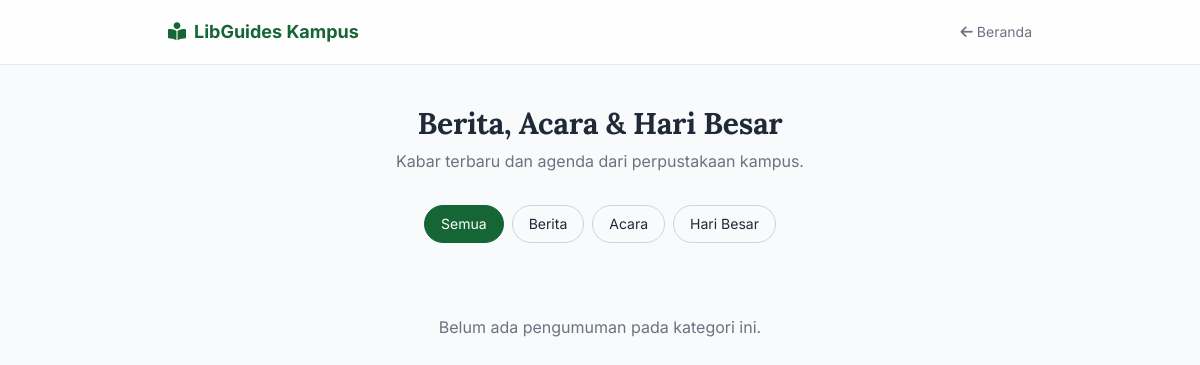
The page /pengumuman.php on the database as committed earlier.
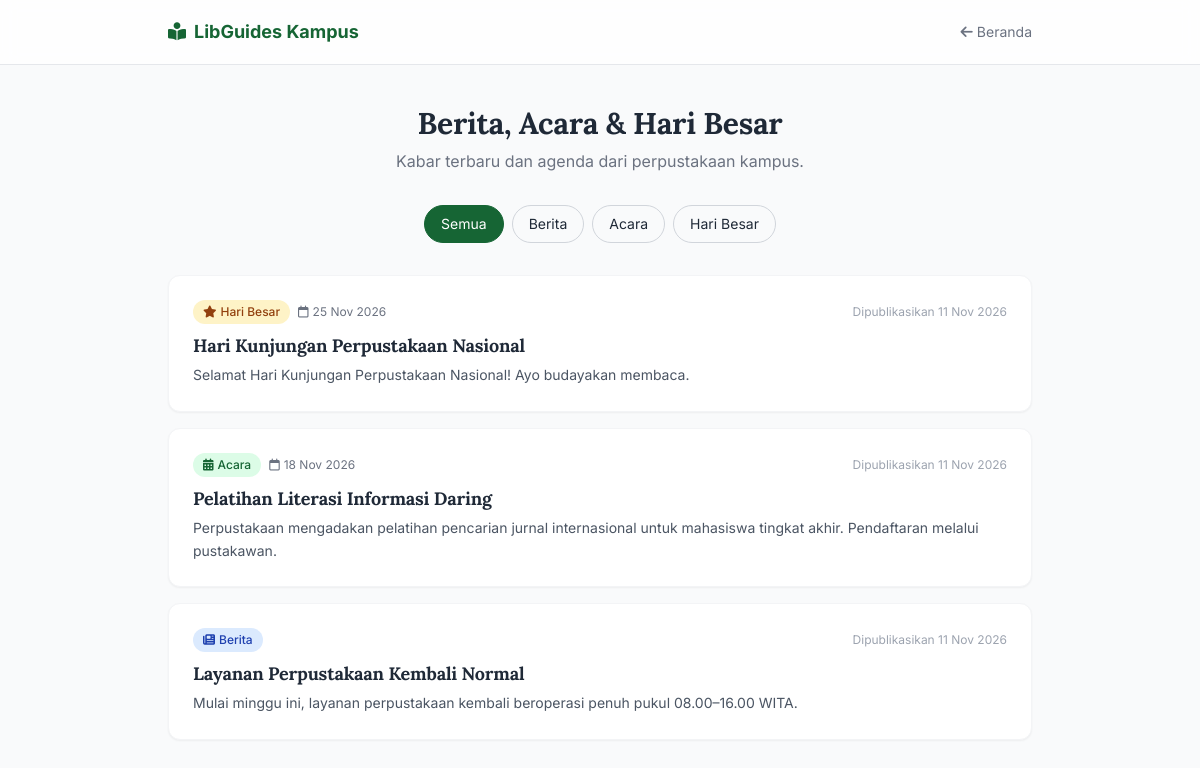
The same page on the database as committed later.
### tables this page shows
CREATE TABLE pengumuman (
    id INT UNSIGNED AUTO_INCREMENT PRIMARY KEY,
    judul VARCHAR(200) NOT NULL,
    isi TEXT NOT NULL,
    jenis ENUM('berita','acara','hari_besar') NOT NULL DEFAULT 'berita',
    tanggal_acara DATE DEFAULT NULL,          
    status_aktif TINYINT(1) NOT NULL DEFAULT 1,
    dibuat_oleh INT UNSIGNED DEFAULT NULL,    
    dibuat_pada DATETIME NOT NULL DEFAULT CURRENT_TIMESTAMP,
    CONSTRAINT fk_pengumuman_pembuat FOREIGN KEY (dibuat_oleh)
        REFERENCES admin_users (id) ON UPDATE CASCADE ON DELETE SET NULL,
    INDEX idx_status_jenis (status_aktif, jenis),
    INDEX idx_tanggal_acara (tanggal_acara)
);

### pengumuman.php (the view, shortened to what this page needs)
<?php
require_once __DIR__ . '/koneksi.php';
function e(string $s): string { return htmlspecialchars($s, ENT_QUOTES, 'UTF-8'); }
$jenis = (string)($_GET['jenis'] ?? 'semua');
if ($jenis === 'semua') {
    $list = $pdo->query(
        "SELECT * FROM pengumuman WHERE status_aktif = 1
         ORDER BY COALESCE(tanggal_acara, dibuat_pada) DESC, dibuat_pada DESC"
    )->fetchAll();
}
$labelJenis = [
    'berita'     => ['Berita', 'fa-newspaper', 'bg-blue-100 text-blue-800 dark:bg-blue-900/40 dark:text-blue-300'],
    'acara'      => ['Acara', 'fa-calendar-days', 'bg-green-100 text-green-800 dark:bg-green-900/40 dark:text-green-300'],
    'hari_besar' => ['Hari Besar', 'fa-star', 'bg-amber-100 text-amber-800 dark:bg-amber-900/40 dark:text-amber-300'],
];
?>
<!DOCTYPE html>
<html lang="id" class="scroll-smooth">
<head>
<script src="https://cdn.tailwindcss.com"></script>
<link rel="stylesheet" href="https://cdnjs.cloudflare.com/ajax/libs/font-awesome/6.5.1/css/all.min.css">
<link rel="stylesheet" href="assets/style.css">
</head>
<body class="bg-gray-50 text-gray-800 dark:bg-gray-900 dark:text-gray-100 min-h-screen transition-colors">
<header class="sticky top-0 z-40 bg-white/80 dark:bg-gray-800/80 backdrop-blur border-b border-gray-200 dark:border-gray-700">
  <div class="max-w-4xl mx-auto px-4 h-16 flex items-center justify-between">
    <a href="index.php" class="flex items-center gap-2 font-bold text-lg text-green-800 dark:text-green-400">
      <i class="fa-solid fa-book-open-reader"></i><span>LibGuides Kampus</span>
    </a>
    <a href="index.php" class="text-sm text-gray-500 dark:text-gray-400 hover:text-green-700 dark:hover:text-green-400">
      <i class="fa-solid fa-arrow-left mr-1"></i>Beranda
    </a>
  </div>
</header>
<main class="max-w-4xl mx-auto px-4 py-10 space-y-8">
  <section class="text-center">
    <h1 class="text-3xl font-extrabold mb-2">Berita, Acara &amp; Hari Besar</h1>
    <p class="text-gray-500 dark:text-gray-400">Kabar terbaru dan agenda dari perpustakaan kampus.</p>
  </section>
  <nav class="flex flex-wrap justify-center gap-2 text-sm">
    <?php
    $tabs = ['semua' => 'Semua', 'berita' => 'Berita', 'acara' => 'Acara', 'hari_besar' => 'Hari Besar'];
    foreach ($tabs as $key => $label):
        $aktif = $jenis === $key;
    ?>
    <a href="pengumuman.php?jenis=<?= $key ?>"
       class="px-4 py-2 rounded-full border transition <?= $aktif
           ? 'bg-green-800 text-white border-green-800'
           : 'border-gray-300 dark:border-gray-600 hover:border-green-600 dark:hover:border-green-400' ?>">
      <?= $label ?>
    </a>
    <?php endforeach; ?>
  </nav>
  <?php if (!$list): ?>
    <p class="text-center text-gray-500 dark:text-gray-400 py-10">Belum ada pengumuman pada kategori ini.</p>
  <?php endif; ?>
  <section class="space-y-4">
    <?php foreach ($list as $p): $meta = $labelJenis[$p['jenis']]; ?>
    <article class="bg-white dark:bg-gray-800 rounded-xl shadow-sm border border-gray-100 dark:border-gray-700 overflow-hidden">
      <div class="p-6">
      <div class="flex flex-wrap items-center gap-2 mb-2">
        <span class="text-xs px-2.5 py-1 rounded-full font-medium <?= $meta[2] ?>">
          <i class="fa-solid <?= $meta[1] ?> mr-1"></i><?= $meta[0] ?>
        </span>
        <?php if ($p['tanggal_acara']): ?>
        <span class="text-xs text-gray-500 dark:text-gray-400">
          <i class="fa-regular fa-calendar mr-1"></i><?= date('d M Y', strtotime($p['tanggal_acara'])) ?>
        </span>
        <?php endif; ?>
        <span class="text-xs text-gray-400 dark:text-gray-500 ml-auto">
          Dipublikasikan <?= date('d M Y', strtotime($p['dibuat_pada'])) ?>
        </span>
      </div>
      <h2 class="text-lg font-bold mb-1"><?= e($p['judul']) ?></h2>
      <p class="text-sm text-gray-600 dark:text-gray-300 leading-relaxed"><?= nl2br(e($p['isi'])) ?></p>
      </div>
    </article>
    <?php endforeach; ?>
  </section>
</main>
</body>
</html>

### assets/style.css (style rules this page uses)
:root { --brand: #1b5e20; --brand-deep: #143f16; --brand-ink: #0f3011; --accent: #f5b71e; --accent-deep: #d99a06; --paper: #fcfaf2; --ink: #1a1a1a; --card: #ffffff; --line: #e7e2d5; --radius: 14px; --font-display: 'Lora', Georgia, serif; --font-body: 'Inter', system-ui, -apple-system, sans-serif; }
body { font-family: var(--font-body); background-color: var(--paper); color: var(--ink); }
h1, h2, h3 { font-family: var(--font-display); letter-spacing: -0.01em; }
main section [class*="rounded-xl"], main section [class*="rounded-lg"] { transition: transform .25s ease, box-shadow .25s ease, border-color .25s ease; }
@media (prefers-reduced-motion: no-preference) { main > section { animation: rise .45s ease backwards; } }
@media (prefers-reduced-motion: no-preference) { main > section:nth-of-type(2) { animation-delay: .06s; } }

Rows that differ between the two databases and show on the page:
added pengumuman: jenis "Hari Besar", tanggal_acara "25 Nov 2026", dibuat_pada "11 Nov 2026", judul "Hari Kunjungan Perpustakaan Nasional", isi "Selamat Hari Kunjungan Perpustakaan Nasional! Ayo budayakan membaca."
added pengumuman: jenis "Acara", tanggal_acara "18 Nov 2026", dibuat_pada "11 Nov 2026", judul "Pelatihan Literasi Informasi Daring", isi "Perpustakaan mengadakan pelatihan pencarian jurnal internasional untuk mahasiswa tingkat akhir. Pendaftaran melalui pustakawan."
added pengumuman: jenis "Berita", dibuat_pada "11 Nov 2026", judul "Layanan Perpustakaan Kembali Normal", isi "Mulai minggu ini, layanan perpustakaan kembali beroperasi penuh pukul 08.00–16.00 WITA."
Other text that changed with them:
text no longer shown: "Belum ada pengumuman pada kategori ini."
